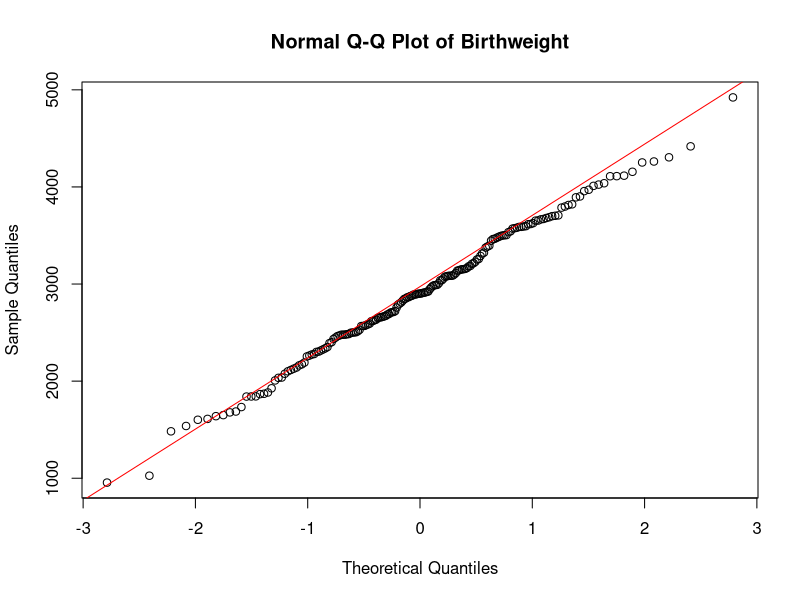
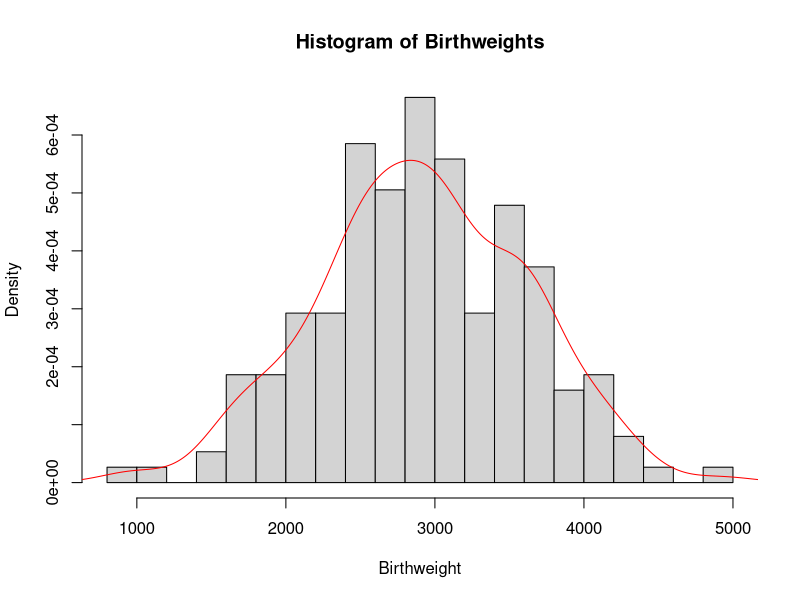
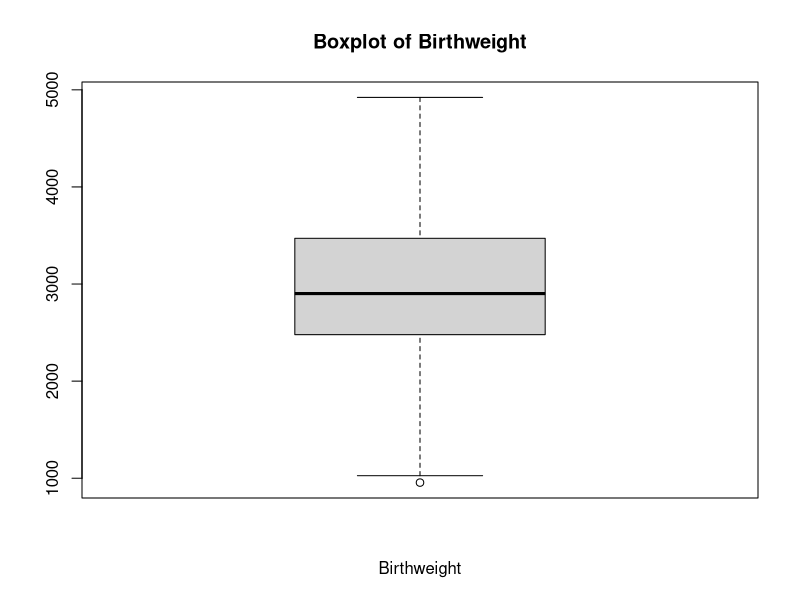
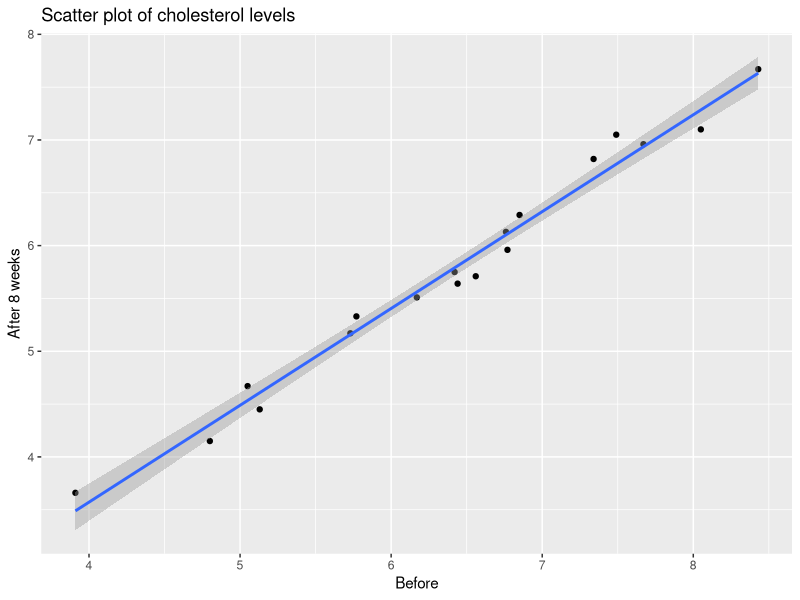
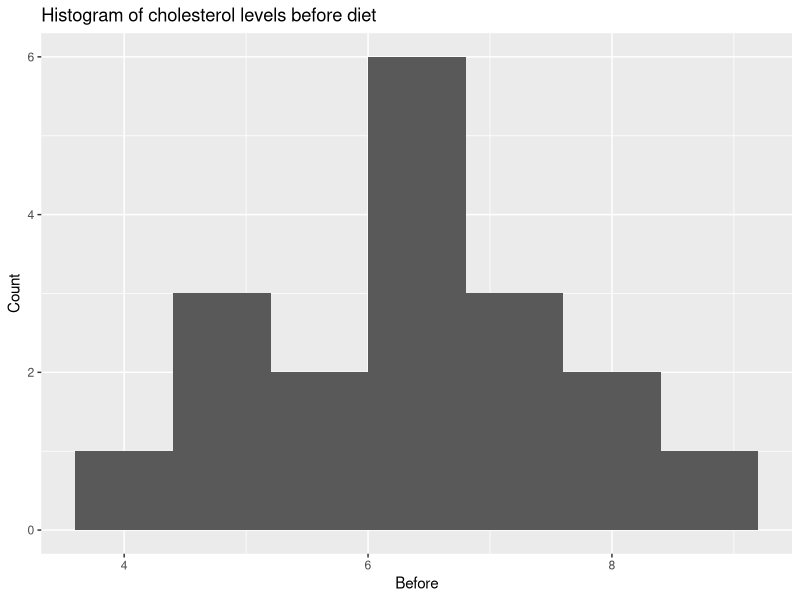
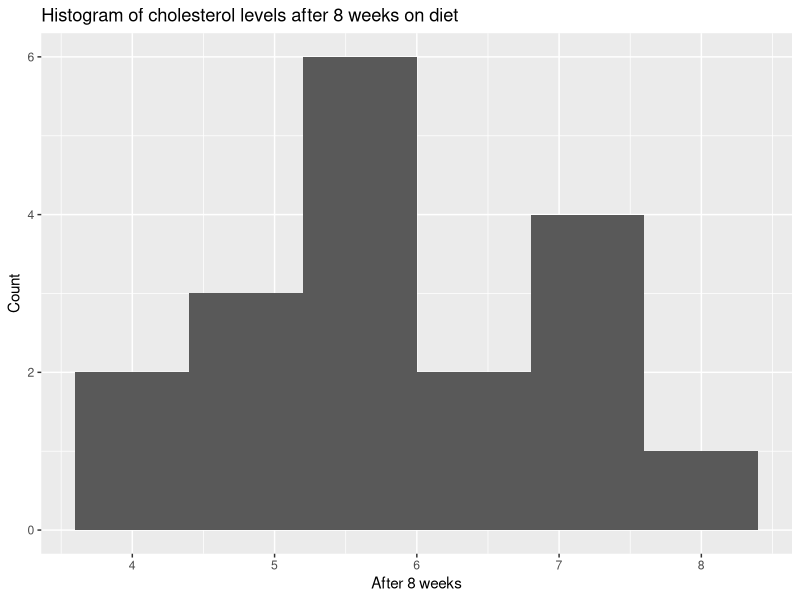
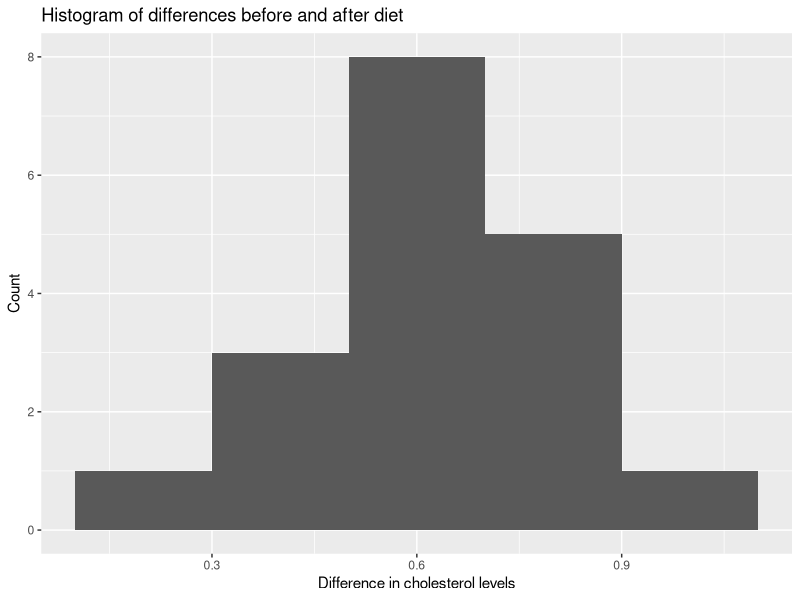
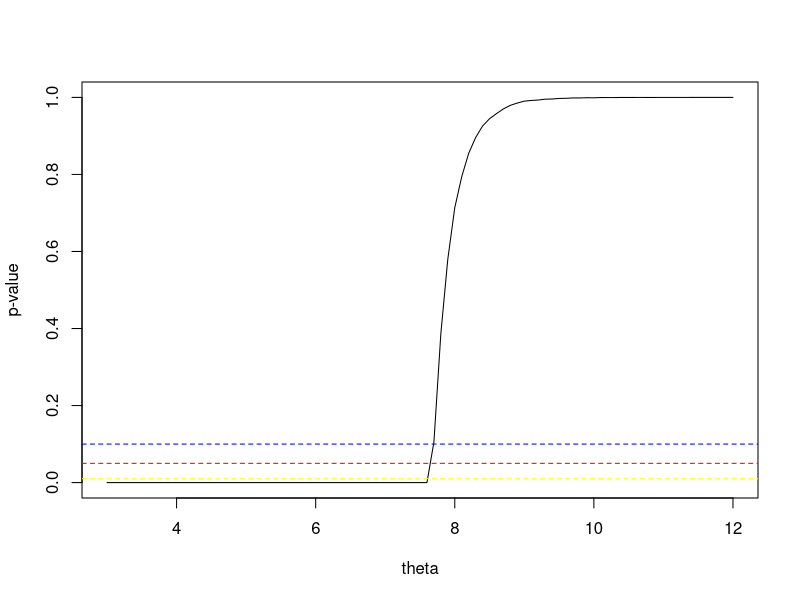

Reproduce these figures in R, in order.
## ---- chunk 1
birthweight = read.table(file = "birthweight.txt", header = TRUE)
data= birthweight$birthweight

## ---- chunk 2
qqnorm(data, main = "Normal Q-Q Plot of Birthweight")
qqline(data,col=" red ")

# Check for normality with histogram
hist(x = data,breaks=15,main = "Histogram of Birthweights",
     xlab = " Birthweight ",freq = FALSE)
lines(x= density(x= data), col=" red ")

# Check for normality with boxplot
boxplot (data , main =" Boxplot of Birthweight ",
         xlab =" Birthweight ")#horizontal = TRUE)

## ---- chunk 3
shapiro.test(data)
## ---- chunk 4
# construct Confidence Interval
mu <- mean(data)
stnd <-sd(data)
CI <- 0.96
alpha <- 1-CI
# Calculate the margin of error for a 95% confidence interval
z <- qnorm(1 - alpha/2) # 98th percentile of standard normal distribution
# Calculate the margin of error
me <- z * stnd / sqrt(length(data))
# Calculate the confidence interval
lower_ci = mu - me
upper_ci = mu + me
# Print the confidence interval
cat("Confidence Interval: [", lower_ci, ", ", upper_ci, "]", sep = "")
## ---- chunk 5
# construct a bounded 96%-CI for mu(mean)
for (sample_size in 1:1000) {
  lower_bound = mu - z*stnd/sqrt(sample_size)
  upper_bound = mu + z*stnd/sqrt(sample_size)
  CI_length <- upper_bound - lower_bound
  if (CI_length <= 100) {
    break
  }
}
cat("sample_size",sample_size)
## ---- chunk 6
# Compute a bootstrap 96%-CI for mu and compare it to the above CI.
library(boot)
B <- 1000 # Choose number of bootstrap resamples
boot_data <- boot(data, statistic = function(data, i) mean(data[i]), R = B)
boot_ci <- boot.ci(boot_data, type = "perc", conf = 0.96)
lower_bound_boot_ci <- boot_ci$percent[[4]]
upper_bound_boot_ci <- boot_ci$percent[[5]]
cat("boot_CI Confidence Interval: [",
    lower_bound_boot_ci, ", ",
    upper_bound_boot_ci, "]", sep = "")
## ---- chunk 7
# Verify this claim by using a one side t-test
t.test(data, mu = 2800, alternative = "greater")
## ---- chunk 8
# sign test
binom.test(sum(data > 2800), n=length(data), p = 0.5, alternative = "greater")
## ---- chunk 9
B = 1000; n = 50
psign = numeric(B) # will contain P-values of sign test
pttest = numeric(B) # will contain P-values of T test

for(i in 1:B) {
  x = sample(data, n)
  pttest[i] = t.test(x, mu=2800, alt='greater')[[3]] # extract P-value
  psign[i] = binom.test(sum(x>2800), n, alt='greater')[[3]] # extract P-value
}
power_ttest = sum(pttest<0.05)/B
power_sign = sum(psign<0.05)/B
cat("the powers of the t-test: ", power_ttest, ",
    the powers of the sing test: ",
    power_sign, sep = "")
## ---- chunk 10
# Set the number of samples to take and the lower probability
n_samples = 1000
p_left = 0.25
# Create an empty vector to store the sample probabilities
sample_probabilities = numeric(n_samples)
# Take n_samples samples of size n_samples from the birthweight vector
# Calculate the proportion of samples that have a weight less than 2600 grams
# Store the sample proportion in the sample_probabilities vector
for(i in 1:n_samples){
  sample = sample(data, n_samples, replace = TRUE)
  sample_probabilities[i] = sum(sample < 2600)/n_samples
}
# Calculate the standard deviation of the sample proportions
sample_sd = sd(sample_probabilities)
# Calculate the mean of the sample proportions
p_hat = mean(sample_probabilities)
# margin of error
me = p_hat - p_left
# Calculate the upper confidence interval
p_right = p_hat + me
# Calculate the z-score
z = me / sqrt((p_hat*(1-p_hat))/length(data))
# Calculate the level of significance
alpha = (1 - pnorm(z))*2
# Calculate the confidence level
confidence_level = 1 - alpha

cat("Confidence Interval: [", p_left,
    ", ", p_right, "]",
    "confidence_level: ",
    confidence_level,
    sep = "")
## ---- chunk 11
male_means = c()
female_means = c()

for (i in 1:1000) {
  # Select 34 males and 28 females with birthweight < 2600 g
  male_2600 = sample(data< 2600, 34)
  female_2600 = sample(data[data < 2600], 28)
   # Select 61 males and 65 females with birthweight >= 2600 g
  male_others = sample(data[data >= 2600], 61)
  female_others = sample(data[data >= 2600], 65)
   # Combine the selected males and females with birthweight < 2600 g
  males = c(male_2600, male_others)
  females = c(female_2600, female_others)
  # Calculate the mean birthweight for males and females
  male_means = c(male_means, mean(males))
  female_means = c(female_means, mean(females))
}
# Calculate the mean of the sample means for males and females
mean(male_means)
mean(female_means)
# Perform a two-sample t-test assuming unequal variances
t.test(male_means, female_means)
## ---- chunk 12
#library('tidyverse')
cholesterol <- read.table("cholesterol.txt", header = TRUE)

library(ggplot2)

summary(cholesterol)

# Regression the 2 variables are highly correlated
ggplot(cholesterol, aes(x = Before, y = After8weeks)) +
  geom_point() +
  geom_smooth(method = "lm") +
  labs(x = "Before", y = "After 8 weeks", title = "Scatter plot of cholesterol levels")
cor(cholesterol$Before, cholesterol$After8weeks)


# creating histograms
ggplot(cholesterol, aes(x = Before)) +
  geom_histogram(binwidth = 0.8) +
  labs(x = "Before",
       y = "Count",
       title = "Histogram of cholesterol levels before diet")

shapiro.test(cholesterol$Before) # accept null, data is normal

ggplot(cholesterol, aes(x = After8weeks)) +
  geom_histogram(binwidth = 0.8) +
  labs(x = "After 8 weeks",
       y = "Count",
       title = "Histogram of cholesterol levels after 8 weeks on diet")
shapiro.test(cholesterol$After8weeks) # accept null, data is normal
# checking difference
diff <- cholesterol$Before - cholesterol$After8weeks

ggplot(cholesterol, aes(x = Before - After8weeks)) +
  geom_histogram(binwidth = 0.2) +
  labs(
    x = "Difference in cholesterol levels",
       y = "Count",
       title = "Histogram of differences before and after diet")

shapiro.test(diff) # accept null, data is normal
## ---- chunk 13
wilcox.test(cholesterol$Before, cholesterol$After8weeks, paired = TRUE)
#strong evidence to suggest that the margarine diet #had an effect on cholesterol levels.
## ---- chunk 14
# Calculate estimate for theta
theta_hat <- 2*mean(cholesterol$After8weeks) - 3
sigma <- sqrt((theta_hat-3)^2/12)

n <- length(cholesterol$After8weeks)
z <- qnorm(0.975)

lower <- theta_hat - z*(sigma/sqrt(n))
upper <- theta_hat + z*(sigma/sqrt(n))
#confidence interval
c(lower, upper)
## ---- chunk 15
after = cholesterol$After8weeks
# Define the test statistic function
T <- function(x) max(x)

# Set up the range of theta values to test
theta_vals <- seq(3, 12, by = 0.1)

# Create a vector to store the p-values for each theta value
p_vals <- rep(NA, length(theta_vals))

# Perform the bootstrap test for each theta value
for (i in seq_along(theta_vals)) {
  # Generate bootstrap samples
  boot_samples <- replicate(10000, runif(18, min = 3, max = theta_vals[i]))
  # Calculate test statistics for bootstrap samples
  boot_t <- apply(boot_samples, 2, T)
  # Calculate p-value
  p_vals[i] <- mean(boot_t >= max(after))
}

# Plot the p-values as a function of theta
plot(theta_vals, p_vals, type = "l", xlab = "theta", ylab = "p-value")
abline(h = 0.01, col = "yellow", lty = 2)
abline(h = 0.05, col = "red", lty = 2)
abline(h = 0.1, col = "blue", lty = 2)


## ---- chunk 16

# Median test
binom.test(sum(cholesterol$After8weeks<6),length(cholesterol$After8weeks),p=0.5,alt="less")

binom.test(sum(cholesterol$After8weeks < 4.5), length(cholesterol$After8weeks), p = 0.25, alternative = "less", conf.level = 0.95)


## ---- chunk 17
data = read.table(file = "diet.txt", header = TRUE)
data$weight.lost=data$preweight-data$weight6weeks
## ---- chunk 18
before=data$preweight;after=data$weight6weeks
par(mfrow=c(1,2))


qqnorm(before)
hist(before)
qqnorm(after)
hist(after)
qqnorm(after-before)
hist(after-before)
t.test(before,after,paired=TRUE)
## ---- chunk 19
data$diet=factor(data$diet)
dataaov=lm(weight.lost~diet,data=data)
anova(dataaov)
## ---- chunk 20
par(mfrow=c(1,2)); qqnorm(residuals(dataaov))
plot(fitted(dataaov),residuals(dataaov))
## ---- chunk 21

summary(dataaov) #can we use fitted(dataaov here as well? )

## ---- chunk 22
genderaov=lm(weight.lost~gender*diet,data=data)  
anova(genderaov)
## ---- chunk 23
preddata=data.frame(diet=c("1","2","3"))
predict(dataaov,preddata)


## ---- chunk 24
#install.packages('MASS')
library(MASS)
data(npk)
## ---- chunk 25
#Create a matrix of random plots
random_plots_matrix <- cbind(rep(1:24),rep(1:6, each = 4),
                             replicate(3, c(replicate(6, sample(c(1,1,0,0))))))
#Convert the matrix to a data frame
data_frame <- data.frame(random_plots_matrix)
#Set column names
header <- c("plot", "block", "N", "P", "K")
colnames(data_frame) <- header
#View the resulting data frame
head(data_frame)
## ---- chunk 26
# Subset the data to only include nitrogen treatment
npk_nitrogen  <- npk[npk$N == 1,]
# Calculate the average yield per block for nitrogen treatment
nitrogen_avg_yield  <- aggregate(yield ~ block, data = npk_nitrogen, FUN = mean)
# Subset the data to only include plots without nitrogen treatment
npk_no_nitrogen  <- npk[npk$N == 0,]
# Calculate the average yield per block for plots without nitrogen 
#treatment
no_nitrogen_avg_yield  <- aggregate(yield ~ block, data = npk_no_nitrogen, FUN = mean)
# Make a boxplot comparing the average yield per block for nitrogen and no nitrogen 
#treatments
boxplot(no_nitrogen_avg_yield$yield, nitrogen_avg_yield$yield,
        names = c("No Nitrogen Treatment", "Nitrogen Treatment"), ylab = "yield")
#legend("topleft", legend = c("Nitrogen Treatment", "No Nitrogen Treatment"))


avg_yield <- apply(cbind(nitrogen_avg_yield[[2]], no_nitrogen_avg_yield[[2]]),
                   1,
                   function(x) unname(unlist(x)))
rownames(avg_yield)<- c("nitrogen_avg_yield","no_nitrogen_avg_yield")

barplot(avg_yield, col = c("#1b98e0", "#353436"),beside = TRUE,
        xlab="blocks",ylab = "yield", ylim=c(0,90),
        names.arg=c("1", "2", "3", "4", "5", "6"))

legend("topleft", legend = c("Nitrogen Treatment", "No Nitrogen Treatment"),
       fill =c("#1b98e0", "#353436"))

## ---- chunk 27
# Check for normality with histogram
hist(x = npk$yield , breaks=7 ,main = "Histogram of yield",
     xlab = " yield ",freq = FALSE)
lines(x= density(x= npk$yield), col=" red ")

qqnorm(npk$yield)
qqline(npk$yield)

# Check for normality with boxplot
plot(yield ~ block + factor(N), data = npk)
# Shapiro-Wilk test
shapiro.test(npk$yield)

## ---- chunk 28
twoANOVA <- aov(yield ~ block * factor(N), data = npk)
summary(twoANOVA)
## ---- chunk 29
model1 = lm(yield ~ N:block + P + K,data=npk)
model2 = lm(yield ~ P:block + N + K,data=npk)
model3 = lm(yield ~ K:block + P + N,data=npk)

print('model 1: ')
anova(model1)
print('model 2: ')
anova(model2)
print('model 3: ')
anova(model3)


model_add = lm(yield ~ N+P+K+block, data=npk)
print('model all sum: ')
anova(model_add)


## ---- chunk 30
library(lme4)

npklmer= lmer(yield~N+(1|block), REML=FALSE, data=npk)
npklmer2=lmer(yield~(1|block), REML=FALSE, data=npk)
npkmaov=anova(npklmer2, npklmer)
npkmaov
